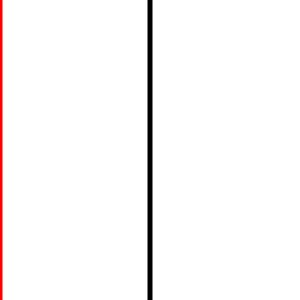
Frame 1 (no input)
Frame 60 (no input): identical to frame 1, image omitted
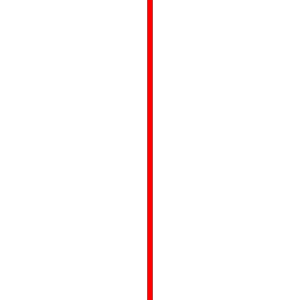
Frame 120 (the mouse pressed at the canvas centre since frame 60)

The p5.js sketch that drew these frames (run headless with seeded random() and noise() and a simulated clock; from frame 60 on, the mouse is pressed at the canvas centre):

// p5.js sketch
// ── sketch.js
function setup() {
  createCanvas(300, 300);
}

function draw() {
  if(mouseX > width/2) {
    background(0);
    stroke(255);
  } else {
    background(255);
    stroke(0);
  }
  strokeWeight(5);
  line(width/2, 0, width/2, height);
  stroke(255, 0, 0);
  line(mouseX, 0, mouseX, height);
}
// ── basic-conditional.js
function setup() {
  createCanvas(300, 300);
}

function draw() {
  if(mouseX > width/2) {
    background(0);
    stroke(255);
  } else {
    background(255);
    stroke(0);
  }
  strokeWeight(5);
  line(width/2, 0, width/2, height);
  stroke(255, 0, 0);
  line(mouseX, 0, mouseX, height);
}
